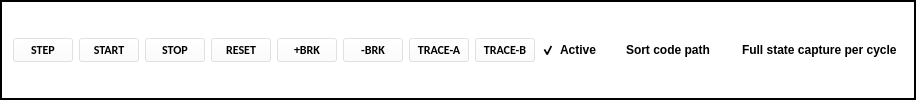
            <widget class="QFrame" name="frame">
             <property name="font">
              <font>
               <stylestrategy>PreferAntialias</stylestrategy>
              </font>
             </property>
             <property name="styleSheet">
              <string notr="true">background-color:rgba(255,255,255,100);</string>
             </property>
             <property name="frameShape">
              <enum>QFrame::WinPanel</enum>
             </property>
             <property name="frameShadow">
              <enum>QFrame::Plain</enum>
             </property>
             <property name="lineWidth">
              <number>4</number>
             </property>
             <property name="midLineWidth">
              <number>4</number>
             </property>
             <layout class="QGridLayout" name="gridLayout_4">
              <item row="0" column="0">
               <widget class="QPushButton" name="pushButton">
                <property name="maximumSize">
                 <size>
                  <width>60</width>
                  <height>16777215</height>
                 </size>
                </property>
                <property name="font">
                 <font>
                  <family>Calibri</family>
                  <weight>75</weight>
                  <bold>true</bold>
                  <stylestrategy>PreferAntialias</stylestrategy>
                 </font>
                </property>
                <property name="styleSheet">
                 <string notr="true"/>
                </property>
                <property name="text">
                 <string>STEP</string>
                </property>
               </widget>
              </item>
              <item row="0" column="1">
               <widget class="QPushButton" name="pushButton_12">
                <property name="maximumSize">
                 <size>
                  <width>60</width>
                  <height>16777215</height>
                 </size>
                </property>
                <property name="font">
                 <font>
                  <family>Calibri</family>
                  <weight>75</weight>
                  <bold>true</bold>
                  <stylestrategy>PreferAntialias</stylestrategy>
                 </font>
                </property>
                <property name="styleSheet">
                 <string notr="true"/>
                </property>
                <property name="text">
                 <string>START</string>
                </property>
               </widget>
              </item>
              <item row="0" column="2">
               <widget class="QPushButton" name="pushButton_11">
                <property name="maximumSize">
                 <size>
                  <width>60</width>
                  <height>16777215</height>
                 </size>
                </property>
                <property name="font">
                 <font>
                  <family>Calibri</family>
                  <weight>75</weight>
                  <bold>true</bold>
                  <stylestrategy>PreferAntialias</stylestrategy>
                 </font>
                </property>
                <property name="text">
                 <string>STOP</string>
                </property>
               </widget>
              </item>
              <item row="0" column="3">
               <widget class="QPushButton" name="pushButton_13">
                <property name="maximumSize">
                 <size>
                  <width>60</width>
                  <height>16777215</height>
                 </size>
                </property>
                <property name="font">
                 <font>
                  <family>Calibri</family>
                  <weight>75</weight>
                  <bold>true</bold>
                  <stylestrategy>PreferAntialias</stylestrategy>
                 </font>
                </property>
                <property name="styleSheet">
                 <string notr="true"/>
                </property>
                <property name="text">
                 <string>RESET</string>
                </property>
               </widget>
              </item>
              <item row="0" column="4">
               <widget class="QPushButton" name="pushButton_2">
                <property name="maximumSize">
                 <size>
                  <width>60</width>
                  <height>16777215</height>
                 </size>
                </property>
                <property name="font">
                 <font>
                  <family>Calibri</family>
                  <weight>75</weight>
                  <bold>true</bold>
                  <stylestrategy>PreferAntialias</stylestrategy>
                 </font>
                </property>
                <property name="text">
                 <string>+BRK</string>
                </property>
               </widget>
              </item>
              <item row="0" column="5">
               <widget class="QPushButton" name="pushButton_3">
                <property name="maximumSize">
                 <size>
                  <width>60</width>
                  <height>16777215</height>
                 </size>
                </property>
                <property name="font">
                 <font>
                  <family>Calibri</family>
                  <weight>75</weight>
                  <bold>true</bold>
                  <stylestrategy>PreferAntialias</stylestrategy>
                 </font>
                </property>
                <property name="text">
                 <string>-BRK</string>
                </property>
               </widget>
              </item>
              <item row="0" column="6">
               <widget class="QPushButton" name="pushButton_4">
                <property name="maximumSize">
                 <size>
                  <width>60</width>
                  <height>16777215</height>
                 </size>
                </property>
                <property name="font">
                 <font>
                  <family>Calibri</family>
                  <weight>75</weight>
                  <bold>true</bold>
                  <stylestrategy>PreferAntialias</stylestrategy>
                 </font>
                </property>
                <property name="text">
                 <string>TRACE-A</string>
                </property>
               </widget>
              </item>
              <item row="0" column="7">
               <widget class="QPushButton" name="pushButton_5">
                <property name="maximumSize">
                 <size>
                  <width>60</width>
                  <height>16777215</height>
                 </size>
                </property>
                <property name="font">
                 <font>
                  <family>Calibri</family>
                  <weight>75</weight>
                  <bold>true</bold>
                  <stylestrategy>PreferAntialias</stylestrategy>
                 </font>
                </property>
                <property name="styleSheet">
                 <string notr="true"/>
                </property>
                <property name="text">
                 <string>TRACE-B</string>
                </property>
               </widget>
              </item>
              <item row="0" column="8">
               <widget class="QCheckBox" name="chk_active">
                <property name="maximumSize">
                 <size>
                  <width>60</width>
                  <height>16777215</height>
                 </size>
                </property>
                <property name="font">
                 <font>
                  <weight>75</weight>
                  <bold>true</bold>
                  <stylestrategy>PreferAntialias</stylestrategy>
                 </font>
                </property>
                <property name="styleSheet">
                 <string notr="true">background-color:rgba(255,255,255,0);</string>
                </property>
                <property name="text">
                 <string>Active</string>
                </property>
                <property name="checked">
                 <bool>true</bool>
                </property>
               </widget>
              </item>
              <item row="0" column="9">
               <widget class="QCheckBox" name="checkBox_2">
                <property name="minimumSize">
                 <size>
                  <width>110</width>
                  <height>0</height>
                 </size>
                </property>
                <property name="maximumSize">
                 <size>
                  <width>110</width>
                  <height>16777215</height>
                 </size>
                </property>
                <property name="font">
                 <font>
                  <weight>75</weight>
                  <bold>true</bold>
                  <stylestrategy>PreferAntialias</stylestrategy>
                 </font>
                </property>
                <property name="styleSheet">
                 <string notr="true">background-color:rgba(255,255,255,0);</string>
                </property>
                <property name="text">
                 <string>Sort code path</string>
                </property>
               </widget>
              </item>
              <item row="0" column="10">
               <widget class="QCheckBox" name="checkBox_3">
                <property name="font">
                 <font>
                  <weight>75</weight>
                  <bold>true</bold>
                  <stylestrategy>PreferAntialias</stylestrategy>
                 </font>
                </property>
                <property name="styleSheet">
                 <string notr="true">background-color:rgba(255,255,255,0);</string>
                </property>
                <property name="text">
                 <string>Full state capture per cycle</string>
                </property>
               </widget>
              </item>
             </layout>
            </widget>
